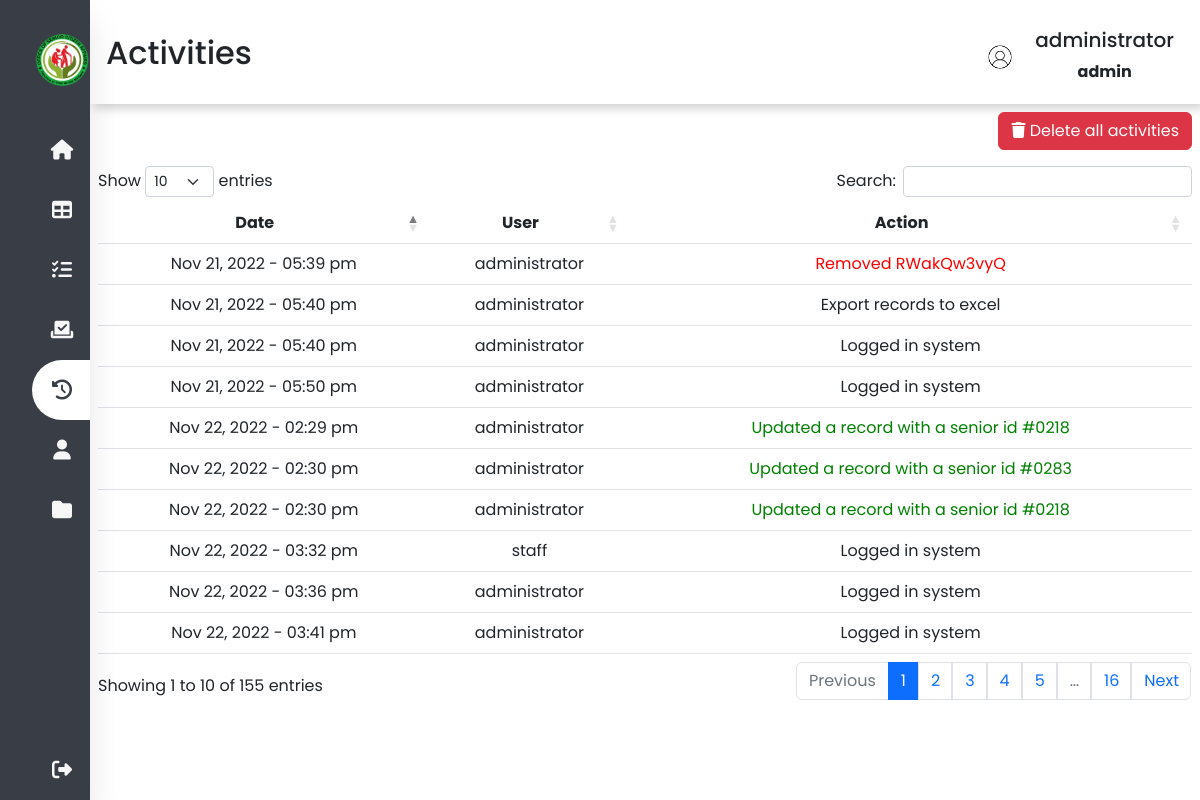
Screenshot of /activities.php (signed in) with the database file from the repository.
### tables this page shows
CREATE TABLE `tbl_activities` (
  `id` int(11) NOT NULL,
  `fd_date` varchar(250) NOT NULL,
  `fx_user` varchar(250) NOT NULL,
  `fx_action` varchar(250) NOT NULL
);

### activities.php (the view, shortened to what this page needs)
<?php
include('conn/connection.php');
$records = $conn->query("SELECT * FROM tbl_activities ORDER BY `tbl_activities`.`id` DESC");
if (isset($_SESSION['user_id']) && isset($_SESSION['user_name'])) {
?>
<!DOCTYPE html>
<html lang="en">
<head>
    <link rel="stylesheet" href="https://cdnjs.cloudflare.com/ajax/libs/font-awesome/6.2.0/css/all.min.css">
    <link rel="stylesheet" type="text/css" href="css/g_style.css">
    <link rel="stylesheet" href="css/bootstrap.min.css">
    <link rel="stylesheet" type="text/css" href="css/dataTables.bootstrap5.min.css">
    <link rel="stylesheet" type="text/css" href="css/g_style.css">
    <link rel="stylesheet" type="text/css" href="css/records_style.css">
</head>
<body>
    <nav class="side-nav">
        <ul>
            <li>
                <a href="#" class="logo">
                    <img src="media/header.png" alt="logo">
                </a>
            </li>
            <li><a href="dashboard" id="nav-list">
                    <i class="fas fa-home"></i>
                </a></li>
            <li><a href="records" id="nav-list">
                    <i class="fas fa-table"></i>
                </a></li>
            <li><a href="reports" id="nav-list">
                    <i class="fas fa-tasks"></i>
                </a></li>
            <li><a href="status" id="nav-list">
                    <i class="fas fa-check-to-slot"></i>
                </a></li>
            <li><a href="#" class="active" id="nav-list">
                    <i class="fas fa-solid fa-clock-rotate-left"></i>
                </a></li>
            <li><a href="profile" id="nav-list">
                    <i class="fas fa-user"></i>
                </a></li>
            <li <?php if($_SESSION['user_level']=="staff") echo 'style="display:none;"'; ?>><a href="fxasdasjdk"
                    id="nav-list">
                    <i class="fas fa-folder"></i>
                </a></li>
            <li><a href="function/logout" class="logout" id="nav-list">
                    <i class="fas fa-sign-out-alt"></i>
                </a></li>
        </ul>
    </nav>
    <div class="main-content">
        <header>
            <div class="header-title">
                <h2>
                    <label for="">
                        Activities
                </h2>
            </div>
            <div class="user-wrapper">
                <img src="./image/<?php echo $_SESSION['fm_img']; ?>" class="user_img" alt="user">
                <div>
                    <h5><span class="nav-item"><?php echo $_SESSION['user_name']; ?></span></h5>
                    <p><span class="nav-item"><?php echo $_SESSION['user_level']; ?></span></p>
                </div>
            </div>
        </header>
        <form method="post" action="function/truncate.php"
            onSubmit="return confirm('You cannot undo this action, do you want to continue?')">
            <div class="d-flex">
                <div class="p-2 ms-auto" <?php if($_SESSION['user_level']=="staff") echo 'style="display:none;"'; ?>>
                    <button type="submit" name="delete" id="delete" value="Truncate Table"
                        class="btn btn-danger justify-content-end"><span><i class="fa-solid fa-trash"></i></span> Delete
                        all activities</button>
                </div>
            </div>
        </form>
        <div class="container p-2">
            <table class="table" id="datatable">
                <thead>
                    <tr>
                        <th class="text-center" scope="col">Date</th>
                        <th class="text-center" scope="col">User</th>
                        <th class="text-center" scope="col">Action</th>
                    </tr>
                </thead>
                <tbody>
                    <?php foreach($records as $row) :  ?>
                    <tr>
                        <td class="text-center"> <?php echo $row['fd_date']; ?> </td>
                        <td class="text-center"> <?php echo $row['fx_user']; ?> </td>
                        <td class="text-center"
                            <?php if(preg_match('/Added/',$row['fx_action'])) echo 'style="color:green;"'; ?>
                            <?php if(preg_match('/Updated/',$row['fx_action'])) echo 'style="color:green;"'; ?>
                            <?php if(preg_match('/Deleted/',$row['fx_action'])) echo 'style="color:red;"'; ?>
                            <?php if(preg_match('/Removed/',$row['fx_action'])) echo 'style="color:red;"'; ?>
                            <?php if(preg_match('/Trying/',$row['fx_action'])) echo 'style="color:red;"'; ?>>
                            <?php echo $row['fx_action']; ?> </td>
                    </tr>
                    <?php endforeach; ?>
                </tbody>
            </table>
        </div>
    </div>
</body>
</html>
<?php
}else{
     header("Location: index");
     exit();
}
 ?>

### css/g_style.css (style rules this page uses)
:root { --main-color:#393E46; --secondary-color: #6D9886; --next-color: #F2E7D5; --last-color: #F7F7F7; --gray: #808080; }
* { margin: 0; padding: 0; outline: none; border: none; list-style: none; box-sizing: border-box; text-decoration: none; font-family: "Poppins", sans-serif; }
body { background: #fff; }
.side-nav { position: fixed; top: 0; bottom: 0; height: 100%; background: var(--main-color); width: 90px; z-index: 999; overflow: hidden; transition: width 0.2s linear; box-shadow: 0 20px 35px rgba(0, 0, 0, 0.1); }
.logo { text-align: center; display: flex; transition: all 0.5s ease; margin: 20px 0 20px -10px; }
.logo img { width: 60px; height: 60px; border-radius: 50%; }
a { position: relative; color: rgb(85, 83, 83); font-size: 14px; text-decoration: none; color: var(--last-color); display: table; width: 300px; padding: 10px; }
li i { position: relative; width: 40px; height: 40px; top: 10px; color: var(--last-color); font-size: 20px; text-align: center; }
.nav-item { position: relative; top: 12px; margin-left: 20px; }
li a.active { background: #fff; color: var(--main-color); border-radius: 30px 0 0 30px; }
a.active i { color: var(--main-color); }
.logout { position: absolute; bottom: 0; }
.main-content { padding: 0 0 0 90px; }
header { display: flex; justify-content: space-between; padding: 1rem; width: 100%; box-shadow: 4px 4px 10px rgba(0, 0, 0, 0.2); }
.header-title { transform: translateY(25%); }
.user-wrapper { display: flex; margin-right: 10px; align-items: center; }
.user_img { border-radius: 50%; width : 30px; height:30px; }
.user-wrapper div p { text-align: center; font-weight: bold; }
.user-wrapper img { margin-top: 10px; }

### css/records_style.css (style rules this page uses)
:root { --main-color: #393E46; --secondary-color: #6D9886; --next-color: #F2E7D5; --last-color: #F7F7F7; --gray: #808080; }

### rows the page displays
tbl_activities: fd_date "Nov 22, 2022 - 03:41 pm", fx_user "administrator", fx_action "Logged in system"
tbl_activities: fd_date "Nov 22, 2022 - 03:36 pm", fx_user "administrator", fx_action "Logged in system"
tbl_activities: fd_date "Nov 22, 2022 - 03:32 pm", fx_user "staff", fx_action "Logged in system"
tbl_activities: fd_date "Nov 22, 2022 - 02:30 pm", fx_user "administrator", fx_action "Updated a record with a senior id #0283"
tbl_activities: fd_date "Nov 22, 2022 - 02:30 pm", fx_user "administrator", fx_action "Updated a record with a senior id #0218"
tbl_activities: fd_date "Nov 22, 2022 - 02:29 pm", fx_user "administrator", fx_action "Updated a record with a senior id #0218"
tbl_activities: fd_date "Nov 21, 2022 - 05:50 pm", fx_user "administrator", fx_action "Logged in system"
tbl_activities: fd_date "Nov 21, 2022 - 05:40 pm", fx_user "administrator", fx_action "Export records to excel"
tbl_activities: fd_date "Nov 21, 2022 - 05:40 pm", fx_user "administrator", fx_action "Logged in system"
tbl_activities: fd_date "Nov 21, 2022 - 05:39 pm", fx_user "administrator", fx_action "Removed RWakQw3vyQ"

### other values shown
$_SESSION['user_name'] "administrator"
$_SESSION['user_level'] "admin"
